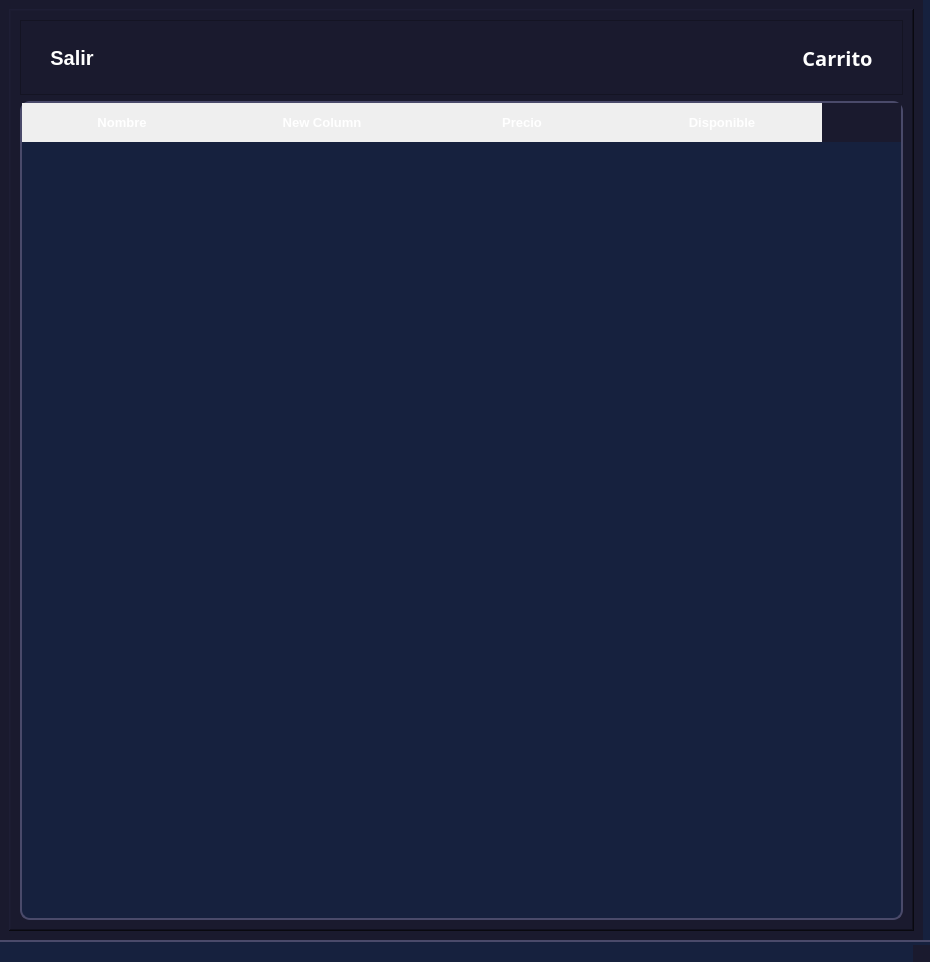
<?xml version="1.0" encoding="UTF-8"?>
<ui version="4.0">
 <class>Productos</class>
 <widget class="QMainWindow" name="Productos">
  <property name="geometry">
   <rect>
    <x>0</x>
    <y>0</y>
    <width>930</width>
    <height>962</height>
   </rect>
  </property>
  <property name="minimumSize">
   <size>
    <width>850</width>
    <height>300</height>
   </size>
  </property>
  <property name="maximumSize">
   <size>
    <width>930</width>
    <height>16777215</height>
   </size>
  </property>
  <property name="windowTitle">
   <string>MainWindow</string>
  </property>
  <property name="styleSheet">
   <string notr="true">/* ========================================
   ESTILO JUVENIL MODERNO - Qt Designer
   Colores: Azul Eléctrico, Morado, Coral
   ======================================== */

/* CONFIGURACIÓN GENERAL */
QWidget {
    background-color: #1a1a2e;
    color: #e0e0e0;
    font-family: &quot;Segoe UI&quot;, Arial, sans-serif;
    font-size: 14px;
}

QMainWindow {
    background-color: #16213e;
}

/* BOTONES */
QPushButton {
    background-color: qlineargradient(x1:0, y1:0, x2:1, y2:1,
                                      stop:0 #6C63FF, stop:1 #5a52d5);
    color: white;
    border: none;
    border-radius: 12px;
    padding: 10px 20px;
    font-weight: bold;
    font-size: 20px;
    min-height: 35px;
}

QPushButton:hover {
    background-color: qlineargradient(x1:0, y1:0, x2:1, y2:1,
                                      stop:0 #7d75ff, stop:1 #6b63e5);
    transform: scale(1.05);
}

QPushButton:pressed {
    background-color: qlineargradient(x1:0, y1:0, x2:1, y2:1,
                                      stop:0 #5548cc, stop:1 #4a41b8);
    padding-top: 12px;
    padding-bottom: 8px;
}

QPushButton:disabled {
    background-color: #3a3a4a;
    color: #6a6a7a;
}

/* Botón Alternativo (Acento Coral) */
QPushButton#btnAccion,
QPushButton#btnGuardar,
QPushButton#btnAceptar {
    background-color: qlineargradient(x1:0, y1:0, x2:1, y2:1,
                                      stop:0 #FF6B6B, stop:1 #ee5a6f);
}

QPushButton#btnAccion:hover,
QPushButton#btnGuardar:hover,
QPushButton#btnAceptar:hover {
    background-color: qlineargradient(x1:0, y1:0, x2:1, y2:1,
                                      stop:0 #ff7c7c, stop:1 #ff6b7f);
}

/* LINE EDIT (CAMPOS DE TEXTO) */
QLineEdit {
    background-color: #0f3460;
    border: 2px solid #16213e;
    border-radius: 10px;
    padding: 10px 15px;
    color: #e0e0e0;
    selection-background-color: #6C63FF;
    font-size: 14px;
}

QLineEdit:focus {
    border: 2px solid #6C63FF;
    background-color: #133b5c;
}

QLineEdit:hover {
    border: 2px solid #4a4a6a;
}

QLineEdit:disabled {
    background-color: #2a2a3a;
    color: #6a6a7a;
    border: 2px solid #1a1a2a;
}

/* TEXT EDIT Y PLAIN TEXT EDIT */
QTextEdit, QPlainTextEdit {
    background-color: #0f3460;
    border: 2px solid #16213e;
    border-radius: 10px;
    padding: 10px;
    color: #e0e0e0;
    selection-background-color: #6C63FF;
}

QTextEdit:focus, QPlainTextEdit:focus {
    border: 2px solid #6C63FF;
}

/* COMBO BOX */
QComboBox {
    background-color: #0f3460;
    border: 2px solid #16213e;
    border-radius: 10px;
    padding: 8px 15px;
    color: #e0e0e0;
    min-height: 30px;
}

QComboBox:hover {
    border: 2px solid #4a4a6a;
}

QComboBox:focus {
    border: 2px solid #6C63FF;
}

QComboBox::drop-down {
    border: none;
    width: 30px;
}

QComboBox::down-arrow {
    image: url(down_arrow.png);
    width: 12px;
    height: 12px;
}

QComboBox QAbstractItemView {
    background-color: #0f3460;
    border: 2px solid #6C63FF;
    border-radius: 8px;
    selection-background-color: #6C63FF;
    selection-color: white;
    padding: 5px;
    outline: none;
}

/* SPIN BOX Y DOUBLE SPIN BOX */
QSpinBox, QDoubleSpinBox {
    background-color: #0f3460;
    border: 2px solid #16213e;
    border-radius: 10px;
    padding: 8px 15px;
    color: #e0e0e0;
}

QSpinBox:focus, QDoubleSpinBox:focus {
    border: 2px solid #6C63FF;
}

QSpinBox::up-button, QDoubleSpinBox::up-button {
    background-color: #6C63FF;
    border-top-right-radius: 8px;
    width: 20px;
}

QSpinBox::down-button, QDoubleSpinBox::down-button {
    background-color: #6C63FF;
    border-bottom-right-radius: 8px;
    width: 20px;
}

/* LABELS */
QLabel {
    color: #e0e0e0;
    background-color: transparent;
    font-size: 14px;
}

QLabel#lblTitulo {
    font-size: 24px;
    font-weight: bold;
    color: #6C63FF;
    padding: 10px;
}

QLabel#lblSubtitulo {
    font-size: 18px;
    font-weight: bold;
    color: #FF6B6B;
}

/* CHECK BOX */
QCheckBox {
    color: #e0e0e0;
    spacing: 8px;
}

QCheckBox::indicator {
    width: 20px;
    height: 20px;
    border-radius: 5px;
    border: 2px solid #4a4a6a;
    background-color: #0f3460;
}

QCheckBox::indicator:checked {
    background-color: #6C63FF;
    border: 2px solid #6C63FF;
    image: url(check.png);
}

QCheckBox::indicator:hover {
    border: 2px solid #6C63FF;
}

/* RADIO BUTTON */
QRadioButton {
    color: #e0e0e0;
    spacing: 8px;
}

QRadioButton::indicator {
    width: 20px;
    height: 20px;
    border-radius: 10px;
    border: 2px solid #4a4a6a;
    background-color: #0f3460;
}

QRadioButton::indicator:checked {
    background-color: #6C63FF;
    border: 2px solid #6C63FF;
}

QRadioButton::indicator:hover {
    border: 2px solid #6C63FF;
}

/* GROUP BOX */
QGroupBox {
    border: 2px solid #4a4a6a;
    border-radius: 12px;
    margin-top: 15px;
    padding-top: 20px;
    font-weight: bold;
    color: #FF6B6B;
}

QGroupBox::title {
    subcontrol-origin: margin;
    subcontrol-position: top left;
    padding: 5px 15px;
    background-color: #16213e;
    border-radius: 8px;
    color: #FF6B6B;
}

/* TAB WIDGET */
QTabWidget::pane {
    border: 2px solid #4a4a6a;
    border-radius: 10px;
    background-color: #16213e;
    top: -2px;
}

QTabBar::tab {
    background-color: #0f3460;
    color: #a0a0a0;
    border: none;
    border-top-left-radius: 10px;
    border-top-right-radius: 10px;
    padding: 12px 25px;
    margin-right: 5px;
    font-weight: bold;
}

QTabBar::tab:selected {
    background-color: qlineargradient(x1:0, y1:0, x2:0, y2:1,
                                      stop:0 #6C63FF, stop:1 #5a52d5);
    color: white;
}

QTabBar::tab:hover {
    background-color: #1a4d7a;
    color: #e0e0e0;
}

/* TABLE WIDGET */
QTableWidget {
    background-color: #16213e;
    alternate-background-color: #1a2332;
    border: 2px solid #4a4a6a;
    border-radius: 10px;
    gridline-color: #2a3a4a;
    color: #e0e0e0;
}

QTableWidget::item {
    padding: 8px;
    border: none;
}

QTableWidget::item:selected {
    background-color: #6C63FF;
    color: white;
}

QTableWidget::item:hover {
    background-color: #2a4a6a;
}

QHeaderView::section {
    background-color: qlineargradient(x1:0, y1:0, x2:0, y2:1,
                                      stop:0 #6C63FF, stop:1 #5a52d5);
    color: white;
    padding: 10px;
    border: none;
    font-weight: bold;
    font-size: 13px;
}

QHeaderView::section:hover {
    background-color: #7d75ff;
}

/* SCROLLBAR VERTICAL */
QScrollBar:vertical {
    background-color: #1a1a2e;
    width: 12px;
    margin: 0;
    border-radius: 6px;
}

QScrollBar::handle:vertical {
    background-color: #6C63FF;
    min-height: 30px;
    border-radius: 6px;
}

QScrollBar::handle:vertical:hover {
    background-color: #7d75ff;
}

QScrollBar::add-line:vertical,
QScrollBar::sub-line:vertical {
    height: 0px;
}

/* SCROLLBAR HORIZONTAL */
QScrollBar:horizontal {
    background-color: #1a1a2e;
    height: 12px;
    margin: 0;
    border-radius: 6px;
}

QScrollBar::handle:horizontal {
    background-color: #6C63FF;
    min-width: 30px;
    border-radius: 6px;
}

QScrollBar::handle:horizontal:hover {
    background-color: #7d75ff;
}

QScrollBar::add-line:horizontal,
QScrollBar::sub-line:horizontal {
    width: 0px;
}

/* PROGRESS BAR */
QProgressBar {
    background-color: #0f3460;
    border: 2px solid #16213e;
    border-radius: 10px;
    text-align: center;
    color: white;
    font-weight: bold;
    height: 25px;
}

QProgressBar::chunk {
    background-color: qlineargradient(x1:0, y1:0, x2:1, y2:0,
                                      stop:0 #6C63FF, stop:1 #FF6B6B);
    border-radius: 8px;
}

/* SLIDER */
QSlider::groove:horizontal {
    background-color: #0f3460;
    height: 8px;
    border-radius: 4px;
}

QSlider::handle:horizontal {
    background-color: #6C63FF;
    width: 20px;
    height: 20px;
    margin: -6px 0;
    border-radius: 10px;
}

QSlider::handle:horizontal:hover {
    background-color: #7d75ff;
}

/* MENU BAR */
QMenuBar {
    background-color: #16213e;
    color: #e0e0e0;
    border-bottom: 2px solid #4a4a6a;
}

QMenuBar::item {
    padding: 8px 15px;
    background-color: transparent;
}

QMenuBar::item:selected {
    background-color: #6C63FF;
    color: white;
}

/* MENU */
QMenu {
    background-color: #16213e;
    border: 2px solid #6C63FF;
    border-radius: 8px;
    padding: 5px;
}

QMenu::item {
    padding: 8px 30px 8px 15px;
    border-radius: 5px;
    color: #e0e0e0;
}

QMenu::item:selected {
    background-color: #6C63FF;
    color: white;
}

/* TOOLTIP */
QToolTip {
    background-color: #6C63FF;
    color: white;
    border: 2px solid #5a52d5;
    border-radius: 8px;
    padding: 8px;
    font-size: 12px;
}

/* STATUS BAR */
QStatusBar {
    background-color: #16213e;
    color: #a0a0a0;
    border-top: 2px solid #4a4a6a;
}

/* DIALOG */
QDialog {
    background-color: #1a1a2e;
}

/* LIST WIDGET */
QListWidget {
    background-color: #16213e;
    border: 2px solid #4a4a6a;
    border-radius: 10px;
    color: #e0e0e0;
    padding: 5px;
}

QListWidget::item {
    padding: 10px;
    border-radius: 8px;
    margin: 2px;
}

QListWidget::item:selected {
    background-color: #6C63FF;
    color: white;
}

QListWidget::item:hover {
    background-color: #2a4a6a;
}

/* TREE WIDGET */
QTreeWidget {
    background-color: #16213e;
    border: 2px solid #4a4a6a;
    border-radius: 10px;
    color: #e0e0e0;
}

QTreeWidget::item {
    padding: 8px;
}

QTreeWidget::item:selected {
    background-color: #6C63FF;
    color: white;
}

QTreeWidget::item:hover {
    background-color: #2a4a6a;
}

/* CALENDAR WIDGET */
QCalendarWidget {
    background-color: #16213e;
    border-radius: 10px;
}

QCalendarWidget QToolButton {
    color: #e0e0e0;
    background-color: #0f3460;
    border-radius: 5px;
    padding: 5px;
}

QCalendarWidget QToolButton:hover {
    background-color: #6C63FF;
}

QCalendarWidget QAbstractItemView {
    background-color: #16213e;
    selection-background-color: #6C63FF;
    selection-color: white;
}
</string>
  </property>
  <widget class="QWidget" name="centralwidget">
   <property name="sizePolicy">
    <sizepolicy hsizetype="Ignored" vsizetype="Ignored">
     <horstretch>0</horstretch>
     <verstretch>0</verstretch>
    </sizepolicy>
   </property>
   <property name="maximumSize">
    <size>
     <width>923</width>
     <height>16777215</height>
    </size>
   </property>
   <layout class="QVBoxLayout" name="verticalLayout_2">
    <item>
     <widget class="QStackedWidget" name="stackedWidget_paginas">
      <property name="mouseTracking">
       <bool>false</bool>
      </property>
      <property name="tabletTracking">
       <bool>false</bool>
      </property>
      <property name="layoutDirection">
       <enum>Qt::LeftToRight</enum>
      </property>
      <property name="autoFillBackground">
       <bool>false</bool>
      </property>
      <property name="frameShape">
       <enum>QFrame::WinPanel</enum>
      </property>
      <property name="frameShadow">
       <enum>QFrame::Raised</enum>
      </property>
      <widget class="QWidget" name="stackedWidget_paginasPage1">
       <layout class="QVBoxLayout" name="verticalLayout">
        <item>
         <widget class="QFrame" name="frame">
          <property name="frameShape">
           <enum>QFrame::StyledPanel</enum>
          </property>
          <property name="frameShadow">
           <enum>QFrame::Raised</enum>
          </property>
          <layout class="QHBoxLayout" name="horizontalLayout">
           <item>
            <widget class="QPushButton" name="pushButton">
             <property name="text">
              <string>Salir</string>
             </property>
             <property name="icon">
              <iconset>
               <normaloff>../Documents/Qt proyecto final/Salir_logo.png</normaloff>../Documents/Qt proyecto final/Salir_logo.png</iconset>
             </property>
             <property name="iconSize">
              <size>
               <width>50</width>
               <height>50</height>
              </size>
             </property>
            </widget>
           </item>
           <item>
            <spacer name="horizontalSpacer">
             <property name="orientation">
              <enum>Qt::Horizontal</enum>
             </property>
             <property name="sizeHint" stdset="0">
              <size>
               <width>40</width>
               <height>20</height>
              </size>
             </property>
            </spacer>
           </item>
           <item>
            <widget class="QPushButton" name="pushButton_2">
             <property name="font">
              <font>
               <family>Segoe UI,Arial,sans-serif</family>
               <pointsize>-1</pointsize>
               <weight>75</weight>
               <bold>true</bold>
              </font>
             </property>
             <property name="text">
              <string>Carrito</string>
             </property>
             <property name="icon">
              <iconset>
               <normaloff>../Documents/Qt proyecto final/Carrito_compras.webp</normaloff>../Documents/Qt proyecto final/Carrito_compras.webp</iconset>
             </property>
             <property name="iconSize">
              <size>
               <width>50</width>
               <height>50</height>
              </size>
             </property>
            </widget>
           </item>
          </layout>
         </widget>
        </item>
        <item>
         <widget class="QTableWidget" name="tableWidget">
          <property name="sizePolicy">
           <sizepolicy hsizetype="Expanding" vsizetype="Expanding">
            <horstretch>0</horstretch>
            <verstretch>0</verstretch>
           </sizepolicy>
          </property>
          <property name="minimumSize">
           <size>
            <width>500</width>
            <height>700</height>
           </size>
          </property>
          <property name="focusPolicy">
           <enum>Qt::StrongFocus</enum>
          </property>
          <property name="frameShadow">
           <enum>QFrame::Sunken</enum>
          </property>
          <property name="lineWidth">
           <number>1</number>
          </property>
          <property name="midLineWidth">
           <number>0</number>
          </property>
          <property name="showGrid">
           <bool>true</bool>
          </property>
          <attribute name="horizontalHeaderVisible">
           <bool>true</bool>
          </attribute>
          <attribute name="horizontalHeaderCascadingSectionResizes">
           <bool>true</bool>
          </attribute>
          <attribute name="horizontalHeaderDefaultSectionSize">
           <number>200</number>
          </attribute>
          <column>
           <property name="text">
            <string>Nombre</string>
           </property>
           <property name="font">
            <font>
             <pointsize>10</pointsize>
             <weight>75</weight>
             <bold>true</bold>
            </font>
           </property>
           <property name="textAlignment">
            <set>AlignCenter</set>
           </property>
           <property name="background">
            <color>
             <red>221</red>
             <green>0</green>
             <blue>85</blue>
            </color>
           </property>
          </column>
          <column>
           <property name="text">
            <string>New Column</string>
           </property>
           <property name="font">
            <font>
             <pointsize>10</pointsize>
             <weight>75</weight>
             <bold>true</bold>
            </font>
           </property>
           <property name="textAlignment">
            <set>AlignCenter</set>
           </property>
           <property name="background">
            <color>
             <red>221</red>
             <green>0</green>
             <blue>85</blue>
            </color>
           </property>
          </column>
          <column>
           <property name="text">
            <string>Precio</string>
           </property>
           <property name="font">
            <font>
             <pointsize>10</pointsize>
             <weight>75</weight>
             <bold>true</bold>
            </font>
           </property>
           <property name="textAlignment">
            <set>AlignCenter</set>
           </property>
           <property name="background">
            <color>
             <red>221</red>
             <green>0</green>
             <blue>85</blue>
            </color>
           </property>
          </column>
          <column>
           <property name="text">
            <string>Disponible</string>
           </property>
           <property name="font">
            <font>
             <pointsize>10</pointsize>
             <weight>75</weight>
             <bold>true</bold>
            </font>
           </property>
           <property name="textAlignment">
            <set>AlignCenter</set>
           </property>
           <property name="background">
            <color>
             <red>221</red>
             <green>0</green>
             <blue>85</blue>
            </color>
           </property>
          </column>
         </widget>
        </item>
       </layout>
      </widget>
     </widget>
    </item>
   </layout>
  </widget>
  <widget class="QStatusBar" name="statusbar"/>
 </widget>
 <resources/>
 <connections/>
</ui>
